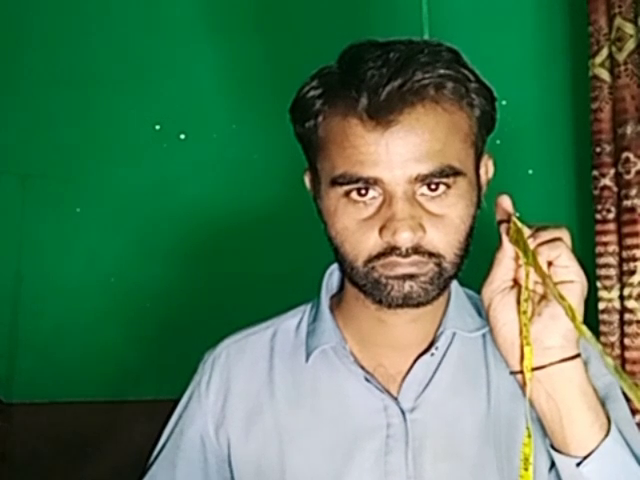
#> input picture LaneDetection/Ref_image.png, 640 x 480 px
$ python distance.py
#> lines starting #> are read from the running program, lines starting #| are printed output that depends on the picture; after the words box and inside, x2 and y2 are one past the last pixel; in counts of white or black regions, pixels touching at a corner belong together; long printed decimals are rounded
import cv2

# variables
# distance from camera to object(face) measured
Known_distance = 30  # Inches
# mine is 14.3 something, measure your face width, are google it
Known_width = 5.7  # Inches

# Colors  >>> BGR Format(BLUE, GREEN, RED)
GREEN = (0, 255, 0)
RED = (0, 0, 255)
BLACK = (0, 0, 0)
YELLOW = (0, 255, 255)
WHITE = (255, 255, 255)
CYAN = (255, 255, 0)
MAGENTA = (255, 0, 242)
GOLDEN = (32, 218, 165)
LIGHT_BLUE = (255, 9, 2)
PURPLE = (128, 0, 128)
CHOCOLATE = (30, 105, 210)
PINK = (147, 20, 255)
ORANGE = (0, 69, 255)

fonts = cv2.FONT_HERSHEY_COMPLEX
fonts2 = cv2.FONT_HERSHEY_SCRIPT_SIMPLEX
fonts3 = cv2.FONT_HERSHEY_COMPLEX_SMALL
fonts4 = cv2.FONT_HERSHEY_TRIPLEX
# Camera Object
cap = cv2.VideoCapture(0)  # Number According to your Camera
Distance_level = 0

# Define the codec and create VideoWriter object
fourcc = cv2.VideoWriter_fourcc(*"XVID")
out = cv2.VideoWriter("output21.mp4", fourcc, 30.0, (640, 480))

# face detector object
face_detector = cv2.CascadeClassifier("haarcascade_frontalface_default.xml")
# focal length finder function


def FocalLength(measured_distance, real_width, width_in_rf_image):
    # Function Discrption (Doc String)
    """
    This Function Calculate the Focal Length(distance between lens to CMOS sensor), it is simple constant we can find by using
    MEASURED_DISTACE, REAL_WIDTH(Actual width of object) and WIDTH_OF_OBJECT_IN_IMAGE
    :param1 Measure_Distance(int): It is distance measured from object to the Camera while Capturing Reference image

    :param2 Real_Width(int): It is Actual width of object, in real world (like My face width is = 5.7 Inches)
    :param3 Width_In_Image(int): It is object width in the frame /image in our case in the reference image(found by Face detector)
    :retrun Focal_Length(Float):
    """
    focal_length = (width_in_rf_image * measured_distance) / real_width
    return focal_length


# distance estimation function


def Distance_finder(Focal_Length, real_face_width, face_width_in_frame):
    """
    This Function simply Estimates the distance between object and camera using arguments(Focal_Length, Actual_object_width, Object_width_in_the_image)
    :param1 Focal_length(float): return by the Focal_Length_Finder function

    :param2 Real_Width(int): It is Actual width of object, in real world (like My face width is = 5.7 Inches)
    :param3 object_Width_Frame(int): width of object in the image(frame in our case, using Video feed)
    :return Distance(float) : distance Estimated

    """
    distance = (real_face_width * Focal_Length) / face_width_in_frame
    return distance


# face detection Fauction


def face_data(image, CallOut, Distance_level):
    """

    This function Detect face and Draw Rectangle and display the distance over Screen

    :param1 Image(Mat): simply the frame
    :param2 Call_Out(bool): If want show Distance and Rectangle on the Screen or not
    :param3 Distance_Level(int): which change the line according the Distance changes(Intractivate)
    :return1  face_width(int): it is width of face in the frame which allow us to calculate the distance and find focal length
    :return2 face(list): length of face and (face paramters)
    :return3 face_center_x: face centroid_x coordinate(x)
    :return4 face_center_y: face centroid_y coordinate(y)

    """

    face_width = 0
    face_x, face_y = 0, 0
    face_center_x = 0
    face_center_y = 0
    gray_image = cv2.cvtColor(image, cv2.COLOR_BGR2GRAY)
    faces = face_detector.detectMultiScale(gray_image, 1.3, 5)
    for (x, y, w, h) in faces:
        line_thickness = 2
        # print(len(faces))
        LLV = int(h * 0.12)
        # print(LLV)

        # cv2.rectangle(image, (x, y), (x+w, y+h), BLACK, 1)
        cv2.line(image, (x, y + LLV), (x + w, y + LLV), (GREEN), line_thickness)
        cv2.line(image, (x, y + h), (x + w, y + h), (GREEN), line_thickness)
        cv2.line(image, (x, y + LLV), (x, y + LLV + LLV), (GREEN), line_thickness)
        cv2.line(
            image, (x + w, y + LLV), (x + w, y + LLV + LLV), (GREEN), line_thickness
        )
        cv2.line(image, (x, y + h), (x, y + h - LLV), (GREEN), line_thickness)
        cv2.line(image, (x + w, y + h), (x + w, y + h - LLV), (GREEN), line_thickness)

        face_width = w
        face_center = []
        # Drwaing circle at the center of the face
        face_center_x = int(w / 2) + x
        face_center_y = int(h / 2) + y
        if Distance_level < 10:
            Distance_level = 10

        # cv2.circle(image, (face_center_x, face_center_y),5, (255,0,255), 3 )
        if CallOut == True:
            # cv2.line(image, (x,y), (face_center_x,face_center_y ), (155,155,155),1)
            cv2.line(image, (x, y - 11), (x + 180, y - 11), (ORANGE), 28)
            cv2.line(image, (x, y - 11), (x + 180, y - 11), (YELLOW), 20)
            cv2.line(image, (x, y - 11), (x + Distance_level, y - 11), (GREEN), 18)

            # [5 lines of commented-out code are left out]

    return face_width, faces, face_center_x, face_center_y


# reading reference image from directory
ref_image = cv2.imread("Ref_image.png")
#> ref_image is the input picture: shape (480, 640, 3); mean B, G, R 84.9, 119.6, 77.6

ref_image_face_width, _, _, _ = face_data(ref_image, False, Distance_level)
#> in face_data, `gray_image = cv2.cvtColor(image, cv2.COLOR_BGR2GRAY)`:
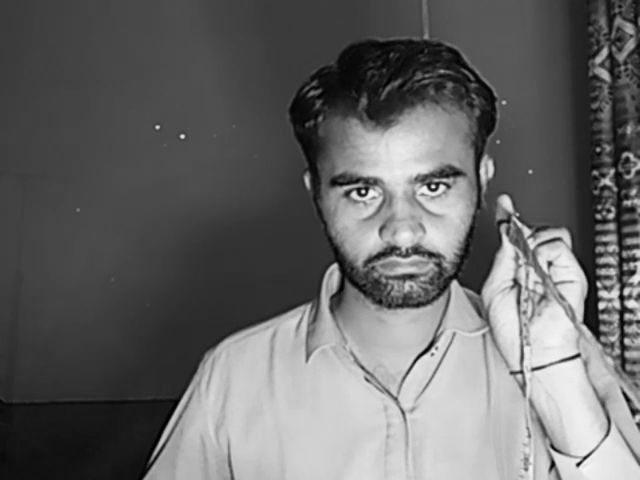
#> gray_image: shape (480, 640); min 0, max 247, mean 103
#> in face_data, `faces = face_detector.detectMultiScale(gray_image, 1.3, 5)`: faces = [[306, 117, 182, 182]]
#> the loop in face_data, `for (x, y, w, h) in faces:` made 1 pass
#> (x, y, w, h, line_thickness, LLV, face_width, face_center_x) on pass 1: (306, 117, 182, 182, 2, 21, 182, 397)
#> after the loop in face_data, `for (x, y, w, h) in faces:`:
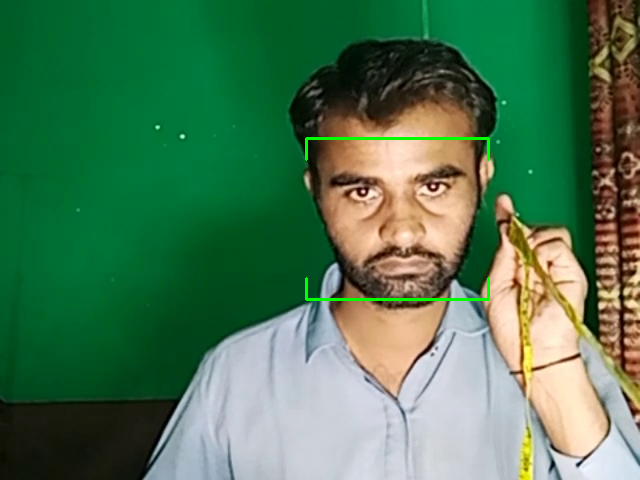
#> image: shape (480, 640, 3); 0.44% of pixels changed, all inside (x1, y1, x2, y2) = (305, 137, 490, 301)
#> after the loop in face_data, `for (x, y, w, h) in faces:`: Distance_level = 10
#> ref_image_face_width = 182
Focal_length_found = FocalLength(Known_distance, Known_width, ref_image_face_width)
#> in FocalLength, `focal_length = (width_in_rf_image * measured_distance) / real_width`: focal_length = 957.9
#> Focal_length_found = 957.9
print(Focal_length_found)
#| 957.895

cv2.imshow("ref_image", ref_image)

while True:
    _, frame = cap.read()
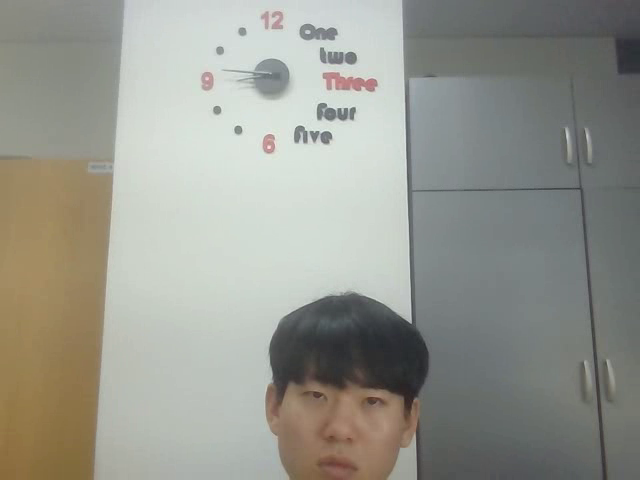
#> input picture frame 5 of LaneDetection/output21.mp4, 640 x 480 px, given in place of the camera
#> frame is the input picture: shape (480, 640, 3); mean B, G, R 143.1, 151.4, 150.5
    # calling face_data function
    # Distance_leve =0

    face_width_in_frame, Faces, FC_X, FC_Y = face_data(frame, True, Distance_level)
#> call 2 of face_data, with CallOut = True, Distance_level = 0
#> in face_data (call 2), `gray_image = cv2.cvtColor(image, cv2.COLOR_BGR2GRAY)`:
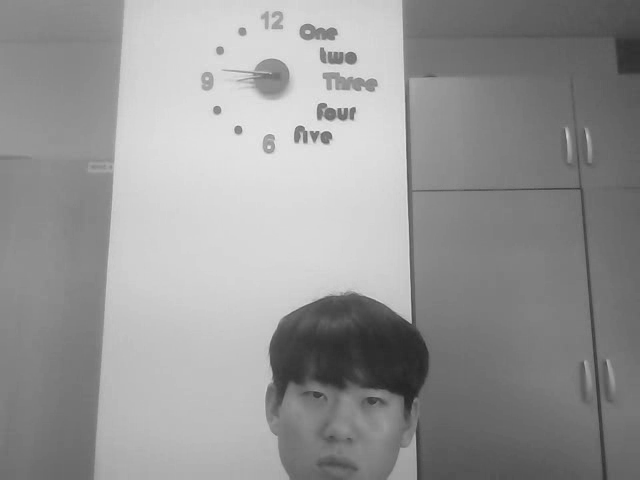
#> gray_image: shape (480, 640); min 35, max 236, mean 150.1
#> in face_data (call 2), `faces = face_detector.detectMultiScale(gray_image, 1.3, 5)`: faces = ()
#> after the loop in face_data (call 2), `for (x, y, w, h) in faces:`: Distance_level = 0
#> face_width_in_frame = 0; Faces = (); FC_X = 0; FC_Y = 0
    # finding the distance by calling function Distance finder
    for (face_x, face_y, face_w, face_h) in Faces:
        if face_width_in_frame != 0:

            Distance = Distance_finder(
                Focal_length_found, Known_width, face_width_in_frame
            )
            Distance = round(Distance, 2)
            # Drwaing Text on the screen
            Distance_level = int(Distance)

            cv2.putText(
                frame,
                f"Distance {Distance} Inches",
                (face_x - 6, face_y - 6),
                fonts,
                0.5,
                (BLACK),
                2,
            )
#> this loop made 0 passes
    cv2.imshow("frame", frame)
    out.write(frame)

    if cv2.waitKey(1) == ord("q"):
#> (key q is pressed here)
        break

cap.release()
# out.release()
cv2.destroyAllWindows()
